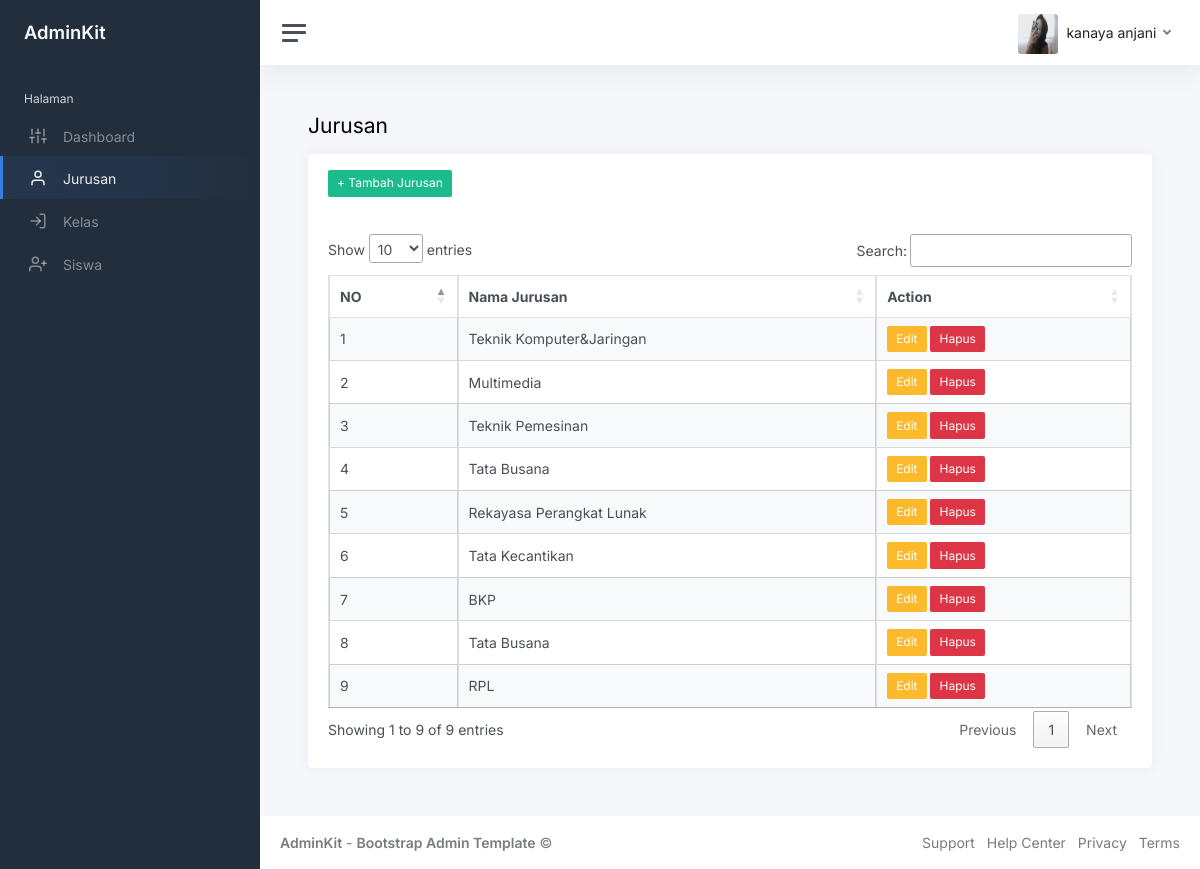
Page /index.php?page=jurusan (signed in) on the committed database.
### tables this page shows
CREATE TABLE `jurusan` (
  `id_jurusan` int(11) NOT NULL,
  `nama_jurusan` varchar(50) NOT NULL
);

### jurusan.php (the view, shortened to what this page needs)
<h1 class="h3 mb-3">Jurusan</h1>
<div class="row">
    <div class="col-12">
        <div class="card flex-fill">
            <div class="card-header">
                <a href="?page=tambah-jurusan" class="btn btn-success btn-sm">+ Tambah Jurusan</a>
            </div>
            <div class="card-body">
                <table class="table table-bordered table-striped table-hover cell-border" id="jurusan">
                    <thead>
                        <tr>
                            <th>NO</th>
                            <th>Nama Jurusan</th>
                            <th>Action</th>
                        </tr>
                    </thead>
                    <tbody>
                        <?php
                        $i = 1;
                        $query = mysqli_query($koneksi, "SELECT * FROM jurusan");
                        while ($data = mysqli_fetch_array($query)) {
                        ?>
                            <tr>
                                <td><?php echo $i ?></td>
                                <td><?php echo $data['nama_jurusan'] ?></td>
                                <td>
                                    <a href="?page=edit-jurusan&id=<?php echo $data['id_jurusan'] ?>" class="btn btn-warning btn-sm">Edit</a>
                                    <a href="?page=hapus-jurusan&id=<?php echo $data['id_jurusan'] ?>" class="btn btn-danger btn-sm">Hapus</a>
                                </td>
                            </tr>
                        <?php
                            $i++;
                        }
                        ?>
                    </tbody>
                </table>
            </div>
        </div>
    </div>
</div>

### rows in the picture
jurusan: nama_jurusan "Teknik Komputer&Jaringan"
jurusan: nama_jurusan "Multimedia"
jurusan: nama_jurusan "Teknik Pemesinan"
jurusan: nama_jurusan "Tata Busana"
jurusan: nama_jurusan "Rekayasa Perangkat Lunak"
jurusan: nama_jurusan "Tata Kecantikan"
jurusan: nama_jurusan "BKP"
jurusan: nama_jurusan "Tata Busana"
jurusan: nama_jurusan "RPL"

### other values in the picture
$_SESSION['user']['nama'] "kanaya anjani"
